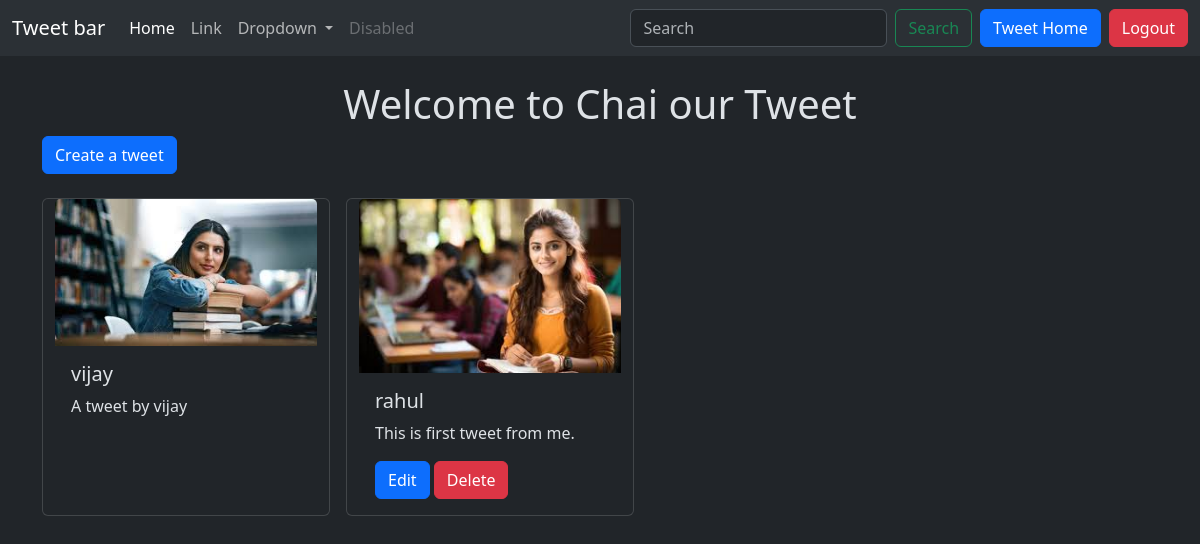
The app's page / (signed in) with its own data.
### tweet/models.py (models this page shows, shortened)
class Tweet(models.Model):
    user = models.ForeignKey(User, on_delete=models.CASCADE)
    text = models.TextField(max_length=240)
    photo = models.ImageField(upload_to='photos/', blank=True, null=True)
    created_at = models.DateTimeField(auto_now_add=True)
    update_at = models.DateTimeField(auto_now=True)

### tweet/views.py (the view)
# urls.py: path('',tweet_list,name='tweet_list'),
def tweet_list(request):
    tweets = Tweet.objects.all().order_by('-created_at')
    return render(request,'tweet_list.html',{'tweets':tweets})

### tweet/templates/tweet_list.html (shortened to what this page needs)
{% extends "layout.html" %}
{% block content %}
<h1 class="text-center mt-4">Welcome to Chai our Tweet</h1>
<a class="btn btn-primary mb-4" href="{% url 'tweet_create' %}">Create a tweet</a>
<div class="container row gap-3">
    {% for tweet in tweets %}
    <div class="card" style="width: 18rem;">
        <img src="{{tweet.photo.url}}" class="card-img-top" alt="...">
        <div class="card-body">
          <h5 class="card-title">{{tweet.user.username}}</h5>
          <p class="card-text">{{tweet.text}}</p>
          {% if tweet.user == user %}
          <a href="{% url 'tweet_edit' tweet.id %}" class="btn btn-primary">Edit</a>
          <a href="{% url 'tweet_delete' tweet.id %}" class="btn btn-danger">Delete</a>
          {% endif %}
        </div>
      </div>
    {% endfor %}
</div>
{% endblock %}

### records on screen
Tweet: photo (picture), user.username "vijay", text "A tweet by vijay"
Tweet: photo (picture), user.username "rahul", text "This is first tweet from me.", shows "Edit"
